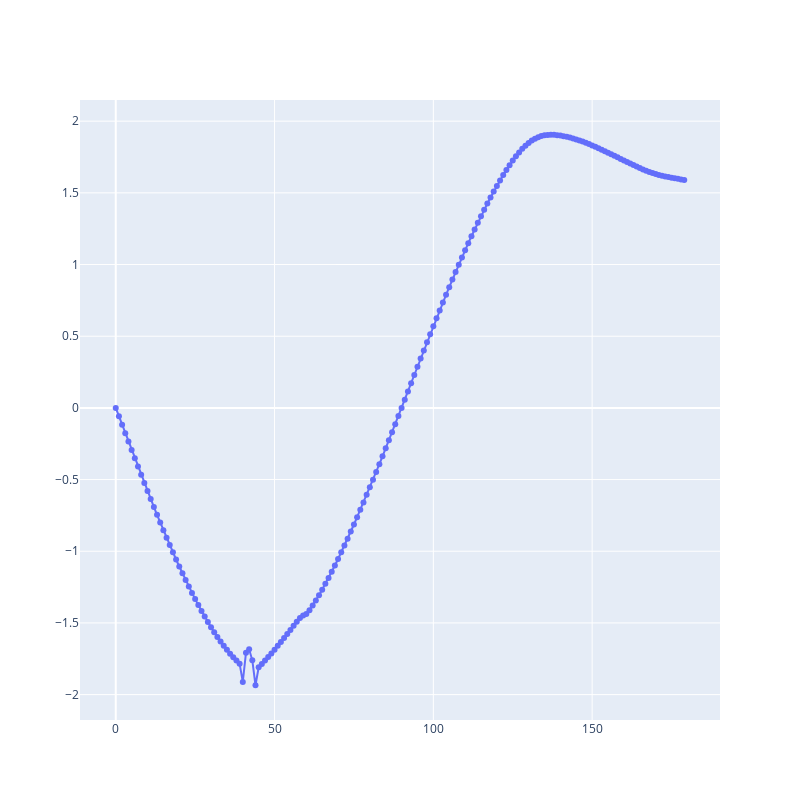

Here is the notebook cell this chart was saved with:
### Code cell
# Plotting the path
x_coords = np.arange(0, 180, 1)
y_coords = speed_interp(x_coords * np.pi / 180) * -np.cos(x_coords * np.pi / 180)

fig = go.Figure()
fig.add_trace(go.Scatter(x=x_coords, y=y_coords, mode='lines+markers', name='Path',
                        hoverinfo='text', hovertext=[f'Angle: {angle}°' for angle in x_coords]))
fig.update_layout(height=800, width=800)
fig.show()

### Figure 1 — Plotly figure (JSON) as saved in the notebook; plotly's stock layout.template omitted (floating-point values rounded to 4 significant figures; data arrays with more than 128 entries replaced by an {"elided": "..."} marker saying what was removed)
{"data": [{"hoverinfo": "text", "hovertext": {"elided": "180 str values"}, "mode": "lines+markers", "name": "Path", "type": "scatter", "x": {"elided": "180 int values"}, "y": {"elided": "180 float values"}}], "layout": {"height": 800, "width": 800}}
